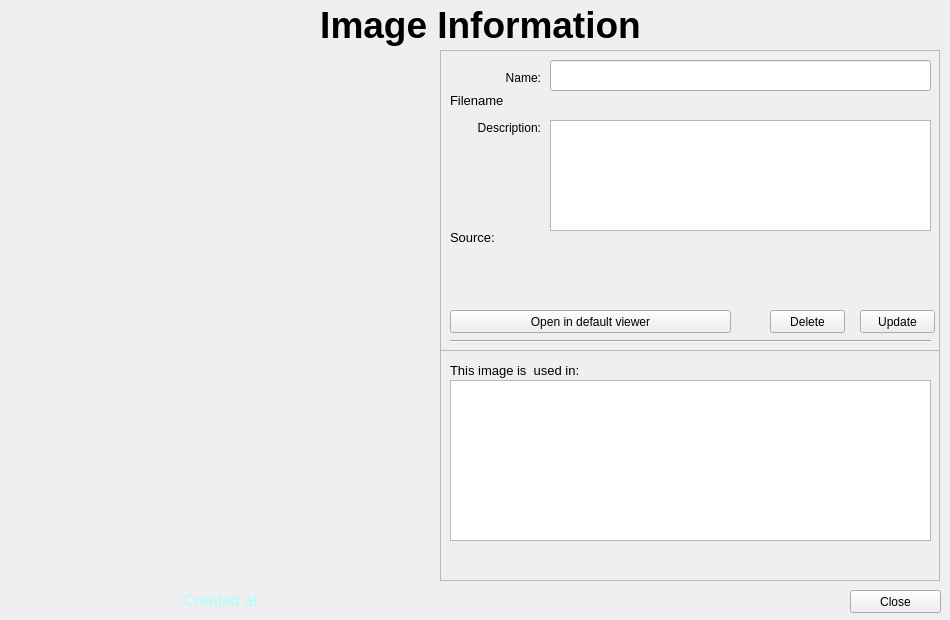
<?xml version="1.0" encoding="UTF-8"?>
<ui version="4.0">
 <class>Dialog</class>
 <widget class="QDialog" name="Dialog">
  <property name="geometry">
   <rect>
    <x>0</x>
    <y>0</y>
    <width>950</width>
    <height>620</height>
   </rect>
  </property>
  <property name="windowTitle">
   <string>Dialog</string>
  </property>
  <widget class="QLabel" name="lbl_title">
   <property name="geometry">
    <rect>
     <x>0</x>
     <y>0</y>
     <width>961</width>
     <height>51</height>
    </rect>
   </property>
   <property name="font">
    <font>
     <pointsize>28</pointsize>
     <weight>75</weight>
     <bold>true</bold>
    </font>
   </property>
   <property name="text">
    <string>Image Information</string>
   </property>
   <property name="alignment">
    <set>Qt::AlignCenter</set>
   </property>
   <property name="textInteractionFlags">
    <set>Qt::LinksAccessibleByMouse|Qt::TextSelectableByMouse</set>
   </property>
  </widget>
  <widget class="QLabel" name="lbl_pic">
   <property name="geometry">
    <rect>
     <x>10</x>
     <y>50</y>
     <width>430</width>
     <height>530</height>
    </rect>
   </property>
   <property name="text">
    <string/>
   </property>
   <property name="pixmap">
    <pixmap>../images/picture.png</pixmap>
   </property>
   <property name="alignment">
    <set>Qt::AlignCenter</set>
   </property>
  </widget>
  <widget class="QFrame" name="frm_info">
   <property name="geometry">
    <rect>
     <x>440</x>
     <y>50</y>
     <width>500</width>
     <height>531</height>
    </rect>
   </property>
   <property name="frameShape">
    <enum>QFrame::StyledPanel</enum>
   </property>
   <property name="frameShadow">
    <enum>QFrame::Raised</enum>
   </property>
   <widget class="QLabel" name="lbl_desc">
    <property name="geometry">
     <rect>
      <x>0</x>
      <y>70</y>
      <width>101</width>
      <height>16</height>
     </rect>
    </property>
    <property name="text">
     <string>Description:</string>
    </property>
    <property name="alignment">
     <set>Qt::AlignRight|Qt::AlignTrailing|Qt::AlignVCenter</set>
    </property>
   </widget>
   <widget class="QTextEdit" name="txt_desc">
    <property name="geometry">
     <rect>
      <x>110</x>
      <y>70</y>
      <width>381</width>
      <height>111</height>
     </rect>
    </property>
   </widget>
   <widget class="QLabel" name="lbl_name">
    <property name="geometry">
     <rect>
      <x>0</x>
      <y>20</y>
      <width>101</width>
      <height>16</height>
     </rect>
    </property>
    <property name="text">
     <string>Name:</string>
    </property>
    <property name="alignment">
     <set>Qt::AlignRight|Qt::AlignTrailing|Qt::AlignVCenter</set>
    </property>
   </widget>
   <widget class="QLineEdit" name="txt_name">
    <property name="geometry">
     <rect>
      <x>110</x>
      <y>10</y>
      <width>381</width>
      <height>31</height>
     </rect>
    </property>
    <property name="font">
     <font>
      <pointsize>14</pointsize>
     </font>
    </property>
   </widget>
   <widget class="QLabel" name="lbl_file_val">
    <property name="geometry">
     <rect>
      <x>10</x>
      <y>40</y>
      <width>481</width>
      <height>21</height>
     </rect>
    </property>
    <property name="font">
     <font>
      <pointsize>10</pointsize>
     </font>
    </property>
    <property name="text">
     <string>Filename</string>
    </property>
    <property name="textInteractionFlags">
     <set>Qt::LinksAccessibleByMouse|Qt::TextSelectableByMouse</set>
    </property>
   </widget>
   <widget class="QLabel" name="lbl_src_val">
    <property name="geometry">
     <rect>
      <x>10</x>
      <y>180</y>
      <width>481</width>
      <height>71</height>
     </rect>
    </property>
    <property name="font">
     <font>
      <pointsize>10</pointsize>
     </font>
    </property>
    <property name="text">
     <string>Source:</string>
    </property>
    <property name="alignment">
     <set>Qt::AlignLeading|Qt::AlignLeft|Qt::AlignTop</set>
    </property>
    <property name="wordWrap">
     <bool>true</bool>
    </property>
    <property name="textInteractionFlags">
     <set>Qt::LinksAccessibleByMouse|Qt::TextSelectableByMouse</set>
    </property>
   </widget>
   <widget class="QFrame" name="frm_used">
    <property name="geometry">
     <rect>
      <x>0</x>
      <y>300</y>
      <width>501</width>
      <height>231</height>
     </rect>
    </property>
    <property name="frameShape">
     <enum>QFrame::StyledPanel</enum>
    </property>
    <property name="frameShadow">
     <enum>QFrame::Raised</enum>
    </property>
    <widget class="QLabel" name="lbl_used">
     <property name="geometry">
      <rect>
       <x>10</x>
       <y>5</y>
       <width>481</width>
       <height>31</height>
      </rect>
     </property>
     <property name="font">
      <font>
       <pointsize>10</pointsize>
      </font>
     </property>
     <property name="text">
      <string>This image is  used in:</string>
     </property>
    </widget>
    <widget class="QListWidget" name="lst_used">
     <property name="geometry">
      <rect>
       <x>10</x>
       <y>30</y>
       <width>481</width>
       <height>161</height>
      </rect>
     </property>
     <property name="font">
      <font>
       <pointsize>16</pointsize>
      </font>
     </property>
    </widget>
   </widget>
   <widget class="QPushButton" name="btn_update">
    <property name="geometry">
     <rect>
      <x>420</x>
      <y>260</y>
      <width>75</width>
      <height>23</height>
     </rect>
    </property>
    <property name="text">
     <string>Update</string>
    </property>
    <property name="autoDefault">
     <bool>false</bool>
    </property>
   </widget>
   <widget class="QPushButton" name="btn_delete">
    <property name="geometry">
     <rect>
      <x>330</x>
      <y>260</y>
      <width>75</width>
      <height>23</height>
     </rect>
    </property>
    <property name="text">
     <string>Delete</string>
    </property>
    <property name="autoDefault">
     <bool>false</bool>
    </property>
   </widget>
   <widget class="QPushButton" name="btn_open_default">
    <property name="geometry">
     <rect>
      <x>10</x>
      <y>260</y>
      <width>281</width>
      <height>23</height>
     </rect>
    </property>
    <property name="text">
     <string>Open in default viewer</string>
    </property>
    <property name="autoDefault">
     <bool>false</bool>
    </property>
   </widget>
   <widget class="Line" name="line">
    <property name="geometry">
     <rect>
      <x>10</x>
      <y>290</y>
      <width>481</width>
      <height>3</height>
     </rect>
    </property>
    <property name="orientation">
     <enum>Qt::Horizontal</enum>
    </property>
   </widget>
  </widget>
  <widget class="QPushButton" name="btn_close">
   <property name="geometry">
    <rect>
     <x>850</x>
     <y>590</y>
     <width>91</width>
     <height>23</height>
    </rect>
   </property>
   <property name="text">
    <string>Close</string>
   </property>
   <property name="autoDefault">
    <bool>false</bool>
   </property>
  </widget>
  <widget class="QLabel" name="lbl_created">
   <property name="geometry">
    <rect>
     <x>10</x>
     <y>580</y>
     <width>421</width>
     <height>41</height>
    </rect>
   </property>
   <property name="font">
    <font>
     <pointsize>12</pointsize>
    </font>
   </property>
   <property name="styleSheet">
    <string notr="true">color: rgb(170, 255, 255);</string>
   </property>
   <property name="text">
    <string>Created at</string>
   </property>
   <property name="alignment">
    <set>Qt::AlignCenter</set>
   </property>
   <property name="wordWrap">
    <bool>true</bool>
   </property>
  </widget>
 </widget>
 <resources/>
 <connections/>
</ui>
